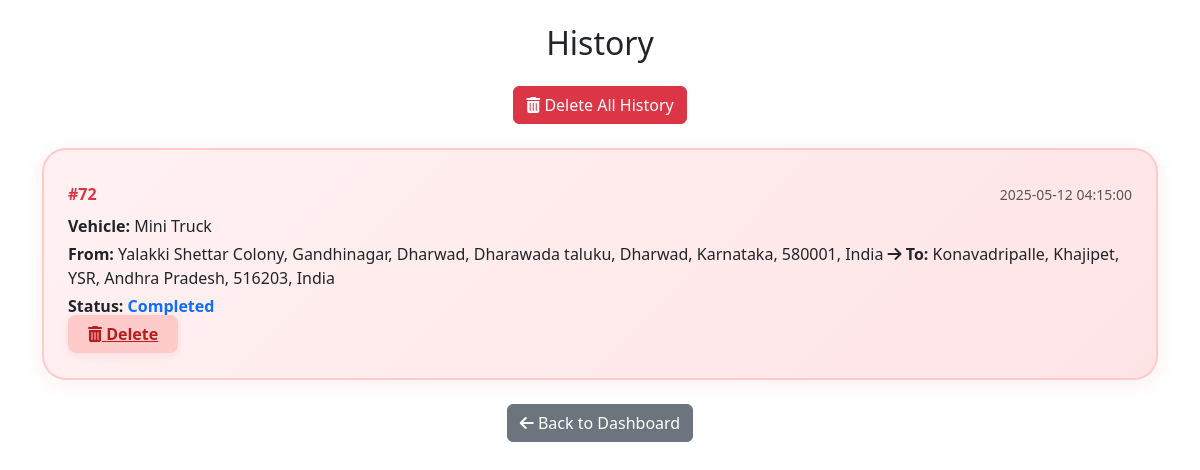
The page /history.php (signed in) on the database its author committed.
### tables this page shows
CREATE TABLE IF NOT EXISTS `bookings` (
  `booking_id` int NOT NULL AUTO_INCREMENT,
  `user_id` int NOT NULL,
  `customer_name` varchar(100) DEFAULT NULL,
  `phone_number` varchar(20) DEFAULT NULL,
  `vehicle_id` int NOT NULL,
  `pickup_location` text NOT NULL,
  `drop_location` text NOT NULL,
  `date` datetime NOT NULL,
  `status` enum('pending','confirmed','on the way','reached','pickedup','delivered','completed','cancelled') DEFAULT 'pending',
  `cancelled_at` datetime DEFAULT NULL,
  `price` decimal(10,2) NOT NULL,
  `created_at` timestamp NULL DEFAULT CURRENT_TIMESTAMP,
  `vehicle_type` varchar(50) NOT NULL,
  PRIMARY KEY (`booking_id`),
  KEY `customer_id` (`user_id`),
  KEY `vehicle_id` (`vehicle_id`)
);

### history.php (the view, shortened to what this page needs)
<?php
include 'db_connect.php';
$user_id = $_SESSION['user_id'];
$query = "SELECT * FROM bookings WHERE user_id = ? AND (status = 'cancelled' OR status = 'accepted' OR status = 'completed') ORDER BY date DESC";
$stmt = $conn->prepare($query);
$stmt->bind_param("i", $user_id);
$stmt->execute();
$result = $stmt->get_result();
?>
<!DOCTYPE html>
<html lang="en">
<head>
    <link href="https://cdn.jsdelivr.net/npm/bootstrap@5.3.0-alpha3/dist/css/bootstrap.min.css" rel="stylesheet">
    <link rel="stylesheet" href="https://cdnjs.cloudflare.com/ajax/libs/font-awesome/6.0.0-beta3/css/all.min.css">
</head>
<body>
    <div class="container py-4">
        <h2 class="text-center mb-4">History</h2>
        <form method="POST" class="text-center mb-4">
            <?php if ($result->num_rows > 0): ?>
                <button type="submit" name="delete_all_history" class="btn btn-danger"><i class="fas fa-trash-alt"></i> Delete All History</button>
            <?php endif; ?>
        </form>
        <?php if ($result->num_rows > 0): ?>
            <?php while ($row = $result->fetch_assoc()): ?>
                <div class="history-card">
                    <div class="d-flex justify-content-between align-items-center mb-2">
                        <span class="fw-bold text-danger">#<?php echo htmlspecialchars($row['booking_id']); ?></span>
                        <span class="text-muted small"><?php echo htmlspecialchars($row['date']); ?></span>
                    </div>
                    <div class="mb-1"><strong>Vehicle:</strong> <?php echo htmlspecialchars($row['vehicle_type']); ?></div>
                    <div class="mb-1"><strong>From:</strong> <?php echo htmlspecialchars($row['pickup_location']); ?> <i class="fas fa-arrow-right"></i> <strong>To:</strong> <?php echo htmlspecialchars($row['drop_location']); ?></div>
                    <div class="mb-1"><strong>Status:</strong> <span class="text-<?php echo $row['status'] === 'cancelled' ? 'danger' : ($row['status'] === 'completed' ? 'primary' : 'success'); ?> fw-bold"><?php echo htmlspecialchars(ucfirst($row['status'])); ?></span></div>
                    <?php if ($row['status'] === 'accepted' || $row['status'] === 'completed'): ?>
                        <a href="history.php?delete_completed=1&amp;booking_id=<?php echo $row['booking_id']; ?>" class="delete-history-btn" onclick="return confirm('Are you sure you want to delete this completed order?');"><i class="fas fa-trash-alt"></i> Delete</a>
                    <?php endif; ?>
                </div>
            <?php endwhile; ?>
        <?php else: ?>
            <div class="history-empty">No History found</div>
        <?php endif; ?>
        <div class="text-center mt-4">
            <a href="dashboarduser.php" class="btn btn-secondary"><i class="fas fa-arrow-left"></i> Back to Dashboard</a>
        </div>
    </div>
</body>
</html>

### history.php (style rules this page uses)
.history-card { background: linear-gradient(135deg, #fff1f2 0%, #ffe4e6 100%); border: 2px solid #fecaca; border-radius: 1.5rem; box-shadow: 0 4px 24px 0 rgba(220, 38, 38, 0.08); padding: 2rem 1.5rem; margin-bottom: 1.5rem; transition: transform 0.2s, box-shadow 0.2s; position: relative; overflow: hidden; }
.delete-history-btn { background: #fecaca; color: #b91c1c; font-weight: 600; border: none; border-radius: 0.5rem; padding: 0.5rem 1.25rem; margin-top: 1rem; transition: background 0.2s, color 0.2s; box-shadow: 0 2px 8px 0 rgba(220, 38, 38, 0.08); }

### rows shown on the page
bookings: booking_id "72", date "2025-05-12 04:15:00", vehicle_type "Mini Truck", pickup_location "Yalakki Shettar Colony, Gandhinagar, Dharwad, Dharawada taluku, Dharwad, Karnataka, 580001, India", drop_location "Konavadripalle, Khajipet, YSR, Andhra Pradesh, 516203, India", status "Completed"
